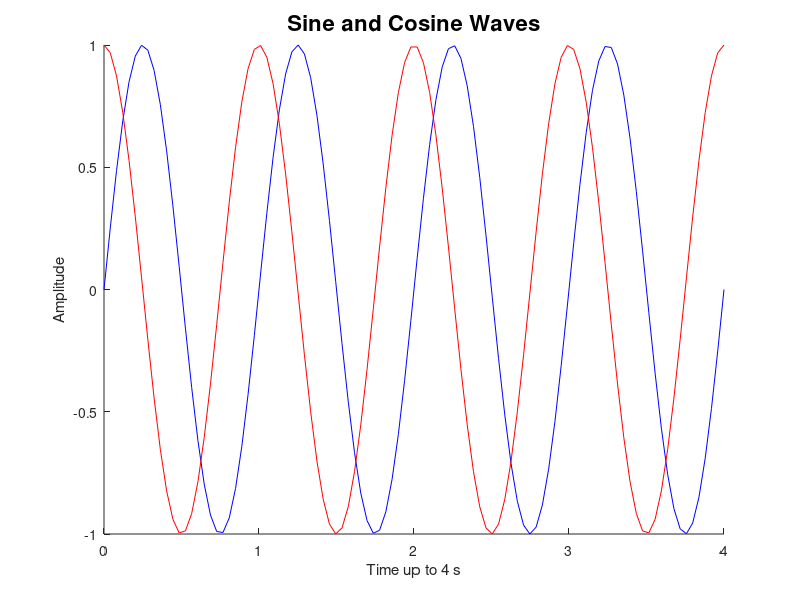
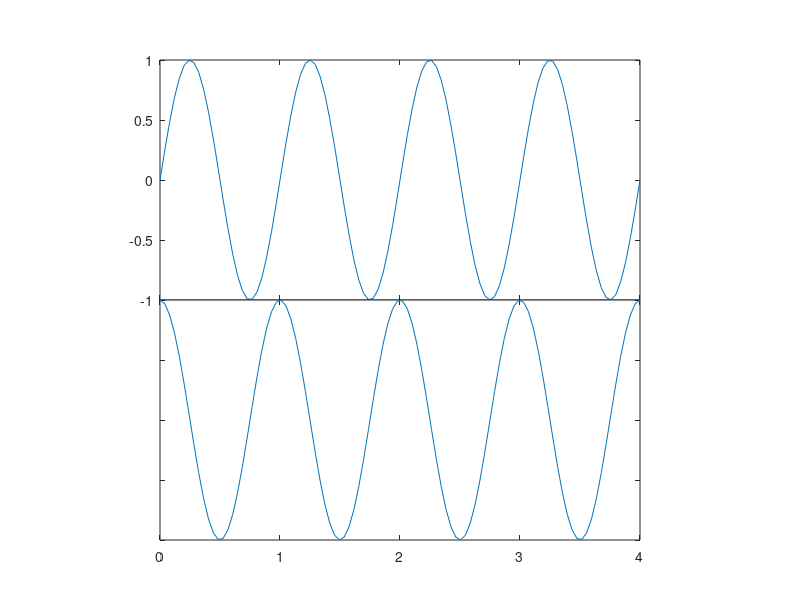

Recreate these plots in MATLAB, in order.
% Plot handles are a great way of getting to components of a plot.
%  You can then update specific components of a plot independently.
%  This is really useful if you want to update plots during a loop.

maxt = 4;
t = linspace(0,maxt);
s = sin(2*pi*t);
c = cos(2*pi*t);

figure; hold on;
sh = plot(t,s,'b');
ch = plot(t,c,'r');

% Basic labeling
xlabel('Time (s)');
ylabel('Amplitude');
title('Sine and Cosine Waves');

%% Change the text properties
title('Sine and Cosine Waves','FontSize',16,'FontWeight','Bold');
% We can always combine these with spritnf
units = 's';
xlabel(sprintf('Time up to %d %s',maxt,units));

%% Removing labeling
% If we have stacked plots it is useful to turn off some labeling
% Case 1 will use gca, the current axes handle
% And case 2 will use handles more transparently
h = figure;
% Upper subplot, this shouldn't have the x tick labels
%  (they overlap with the lower axes)
ax1 = subplot('position',[.2,.5,.6,.4]);
plot(t,s);
set(gca,'XTickLabel',{});
% Lower subplot, I'll take off the y tick labels
ax2 = subplot('position',[.2,.1,.6,.4]);
plot(t,c);
set(ax2,'YTickLabel',{});
% We can also set properties of the figure
% Note that if you save the figure, the name is not saved
set(h,'Name','Sine and Cosine');

